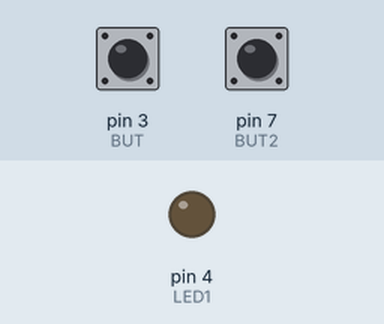
Bench run of a sketch on a simulated Arduino Uno, built with avr-gcc and run on an emulated ATmega328P. Parts: output pins drawn as LEDs (lit = HIGH). The inputs (shaded band) are chosen by the test bench; at power-on: pin 3 (BUT) LOW, pin 7 (BUT2) LOW. Pins used as bus, display or sensor lines are not drawn.

Above: at 1.2 s.
1.3 s: pin 3 (BUT) pulled HIGH for 0.15 s
At 2.5 s:
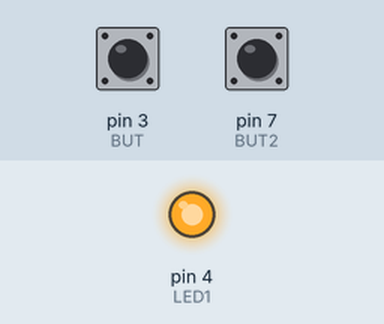
2.9 s: pin 3 (BUT) pulled HIGH for 1 s
At 3.7 s:
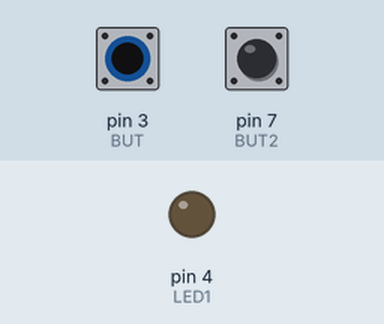
5.4 s: pin 3 (BUT) pulled HIGH for 3.2 s
At 6.8 s:
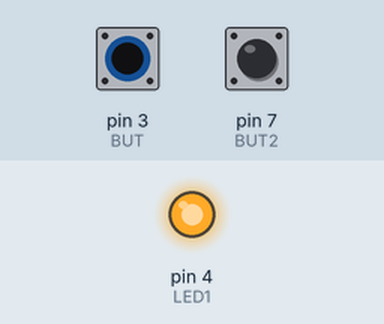
Timing chart, 0 to 8.4 s (numbered marks = the images above; inputs shaded):
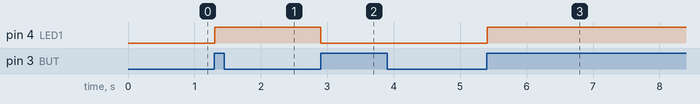

Measured:
- after the input at 1.3 s, pin 4 (LED1): LOW → HIGH at once
- after the input at 2.9 s, pin 4 (LED1): HIGH → LOW at once
- after the input at 5.4 s, pin 4 (LED1): LOW → HIGH at once

The sketch:

shift-register.ino
```cpp
// Как сделать так, чтобы при нажатии кнопок, анимация выключалась?


int Arr[] = {
  B10000000,
  B01000000,
  B00100000,
  B00010000,
  B00001000,
  B00000100,
  B00000010,
  B00000001,

  B10000001,
  B01000001,
  B00100001,
  B00010001,
  B00001001,
  B00000101,
  B00000011,

  B10000011,
  B01000011,
  B00100011,
  B00010011,
  B00001011,
  B00000111,

  B10000111,
  B01000111,
  B00100111,
  B00010111,
  B00001111,

  B10001111,
  B01001111,
  B00101111,
  B00011111,

  B10011111,
  B01011111,
  B00111111,

  B10111111,
  B01111111,

  B11111111,

  B11111111,
  B11111110,
  B11111100,
  B11111000,
  B11110000,
  B11100000,
  B11000000,
  B10000000,
  B00000000,


};

const int SER = 10;
const int RCLK = 11;
const int SRCLK = 12;

const int LED1 = 4;
const int BUT = 3;
const int BUT2 = 7;

boolean currButton = false;
boolean lastButton = false;

boolean currButton2 = false;
boolean lastButton2 = false;

boolean go = false;
boolean slid = false;

int allklik = 0;
int cenal = 0;

void setup() {
  pinMode(SER, OUTPUT);
  pinMode(RCLK, OUTPUT);
  pinMode(SRCLK, OUTPUT);

  pinMode(LED1, OUTPUT);
  pinMode(BUT, INPUT);
  pinMode(BUT2, INPUT);
  Serial.begin(9600);
}


boolean debacker (boolean last, int pinBUT) {
  boolean curr = digitalRead(pinBUT);
  if (last != curr) {
    delay(5);
    curr = digitalRead(pinBUT);
  }
  return curr;
}


void loop() {
  currButton = debacker(lastButton, BUT);
  if (currButton == true && currButton != lastButton && lastButton == false) {
    go = !go;
  }
  lastButton = currButton;

  if (go) {
    currButton2 = debacker(lastButton2, BUT2);
    if (currButton2 == true && currButton2 != lastButton2 && lastButton2 == false) {
        slid = !slid;
//        if (cenal >= 35) {
//          cenal = 0;
//        } else {
//           cenal++;
//        }


  //      allklik++;
  //      int check = allklik % 2;
  //      if (check) {
  //         cenal++;
  //      }

    }
    lastButton2 = currButton2;
  }


  if (go) {
    digitalWrite(LED1, HIGH);

    if (digitalRead(BUT2)) {
      if (cenal >= 44) {
          cenal = 0;
      } else {
         cenal++;
      }
      digitalWrite(RCLK, LOW);
      shiftOut(SER, SRCLK, LSBFIRST, Arr[cenal]);
      digitalWrite(RCLK, HIGH);
      delay(55);
    }
//    while (slid) {
//      if (cenal >= 44) {
//          cenal = 0;
//      } else {
//         cenal++;
//      }
//      digitalWrite(RCLK, LOW);
//      shiftOut(SER, SRCLK, LSBFIRST, Arr[cenal]);
//      digitalWrite(RCLK, HIGH);
//      delay(55);
//    }
//    if (slid) {
//      digitalWrite(RCLK, LOW);
//      shiftOut(SER, SRCLK, LSBFIRST, Arr[cenal]);
//      digitalWrite(RCLK, HIGH);
//    } else {
//      digitalWrite(RCLK, LOW);
//      shiftOut(SER, SRCLK, LSBFIRST, Arr[cenal]);
//      digitalWrite(RCLK, HIGH);
//    }


  } else {
    cenal = 0;
    digitalWrite(LED1, LOW);
    digitalWrite(RCLK, LOW);
    shiftOut(SER, SRCLK, LSBFIRST, B00000000);
    digitalWrite(RCLK, HIGH);
  }


}
```
